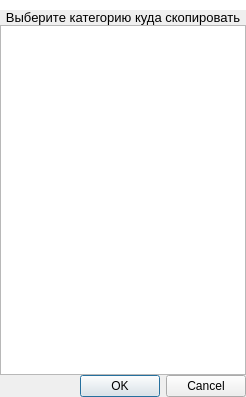
<?xml version="1.0" encoding="UTF-8"?>
<ui version="4.0">
 <class>Dialog</class>
 <widget class="QDialog" name="Dialog">
  <property name="geometry">
   <rect>
    <x>0</x>
    <y>0</y>
    <width>246</width>
    <height>397</height>
   </rect>
  </property>
  <property name="windowTitle">
   <string>Перенос</string>
  </property>
  <layout class="QGridLayout" name="gridLayout">
   <property name="leftMargin">
    <number>0</number>
   </property>
   <property name="topMargin">
    <number>0</number>
   </property>
   <property name="rightMargin">
    <number>0</number>
   </property>
   <property name="bottomMargin">
    <number>0</number>
   </property>
   <property name="spacing">
    <number>0</number>
   </property>
   <item row="1" column="0">
    <widget class="QLabel" name="label">
     <property name="text">
      <string>&lt;html&gt;&lt;head/&gt;&lt;body&gt;&lt;p align=&quot;center&quot;&gt;&lt;span style=&quot; font-size:10pt;&quot;&gt;Выберите категорию куда скопировать&lt;/span&gt;&lt;/p&gt;&lt;/body&gt;&lt;/html&gt;</string>
     </property>
    </widget>
   </item>
   <item row="3" column="0">
    <widget class="QDialogButtonBox" name="buttonBox">
     <property name="orientation">
      <enum>Qt::Horizontal</enum>
     </property>
     <property name="standardButtons">
      <set>QDialogButtonBox::Cancel|QDialogButtonBox::Ok</set>
     </property>
    </widget>
   </item>
   <item row="2" column="0">
    <widget class="QTreeWidget" name="tree_widget">
     <property name="font">
      <font>
       <family>Tahoma</family>
       <pointsize>8</pointsize>
      </font>
     </property>
     <property name="acceptDrops">
      <bool>false</bool>
     </property>
     <property name="editTriggers">
      <set>QAbstractItemView::NoEditTriggers</set>
     </property>
     <property name="dragEnabled">
      <bool>false</bool>
     </property>
     <property name="rootIsDecorated">
      <bool>true</bool>
     </property>
     <property name="uniformRowHeights">
      <bool>false</bool>
     </property>
     <property name="animated">
      <bool>true</bool>
     </property>
     <property name="allColumnsShowFocus">
      <bool>false</bool>
     </property>
     <property name="wordWrap">
      <bool>false</bool>
     </property>
     <property name="headerHidden">
      <bool>true</bool>
     </property>
     <column>
      <property name="text">
       <string>Категории</string>
      </property>
     </column>
    </widget>
   </item>
   <item row="0" column="0">
    <widget class="QWidget" name="widget" native="true">
     <property name="minimumSize">
      <size>
       <width>0</width>
       <height>10</height>
      </size>
     </property>
     <property name="styleSheet">
      <string notr="true">background-color: rgb(255, 255, 255);</string>
     </property>
    </widget>
   </item>
  </layout>
 </widget>
 <resources/>
 <connections>
  <connection>
   <sender>buttonBox</sender>
   <signal>accepted()</signal>
   <receiver>Dialog</receiver>
   <slot>accept()</slot>
   <hints>
    <hint type="sourcelabel">
     <x>218</x>
     <y>388</y>
    </hint>
    <hint type="destinationlabel">
     <x>157</x>
     <y>274</y>
    </hint>
   </hints>
  </connection>
  <connection>
   <sender>buttonBox</sender>
   <signal>rejected()</signal>
   <receiver>Dialog</receiver>
   <slot>reject()</slot>
   <hints>
    <hint type="sourcelabel">
     <x>245</x>
     <y>394</y>
    </hint>
    <hint type="destinationlabel">
     <x>245</x>
     <y>274</y>
    </hint>
   </hints>
  </connection>
  <connection>
   <sender>tree_widget</sender>
   <signal>itemClicked(QTreeWidgetItem*,int)</signal>
   <receiver>Dialog</receiver>
   <slot>ui_save_tree_item()</slot>
   <hints>
    <hint type="sourcelabel">
     <x>78</x>
     <y>161</y>
    </hint>
    <hint type="destinationlabel">
     <x>-75</x>
     <y>124</y>
    </hint>
   </hints>
  </connection>
 </connections>
 <slots>
  <slot>ui_save_tree_item()</slot>
 </slots>
</ui>
